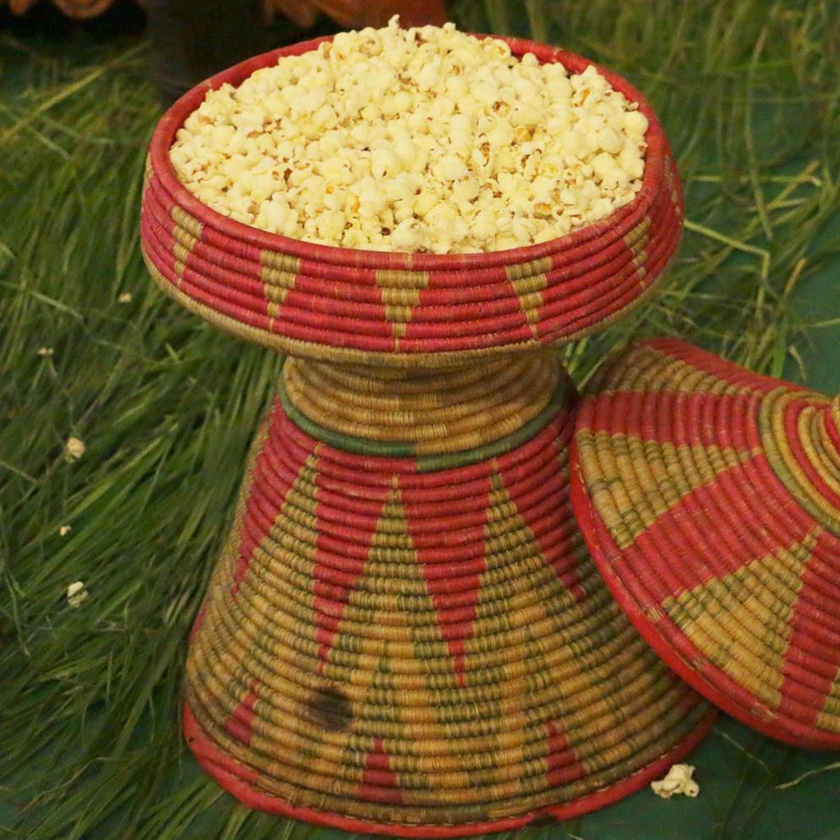
#> input picture palomas.png, 840 x 840 px, shrunk from 1000 x 1000 before the run
$ jupyter execute --allow-errors simplified_v0.ipynb   (shell and % lines are left out)   (Python 2 division)
#> lines starting #> are read from the running program, lines starting #| are printed output that depends on the picture; after the words box and inside, x2 and y2 are one past the last pixel; in counts of white or black regions, pixels touching at a corner belong together
## Very Basic Interferometer Simulator

Freely adapted from pynterferometer http://www.jb.man.ac.uk/pynterferometer/download.html

[cell 1]
import matplotlib.image as mpimg
import numpy as np
import matplotlib.cm as cm
import matplotlib.pyplot as plt

[cell 2]
filenamein="palomas.png"
freq=1e10               # Frequency
wavel=3e8/freq          # Wavelength


BALLS = 50 # number of antennae


if BALLS==1:
    BALLS=2
    print("You have 2 antennae now")

[cell 3]
in_img=mpimg.imread(filenamein) #image
#> in_img is the input picture: shape (840, 840, 3) float32; mean R, G, B 0.463, 0.342, 0.173
in_img=in_img[:,:,0] #select a single colour plane from a RBG image
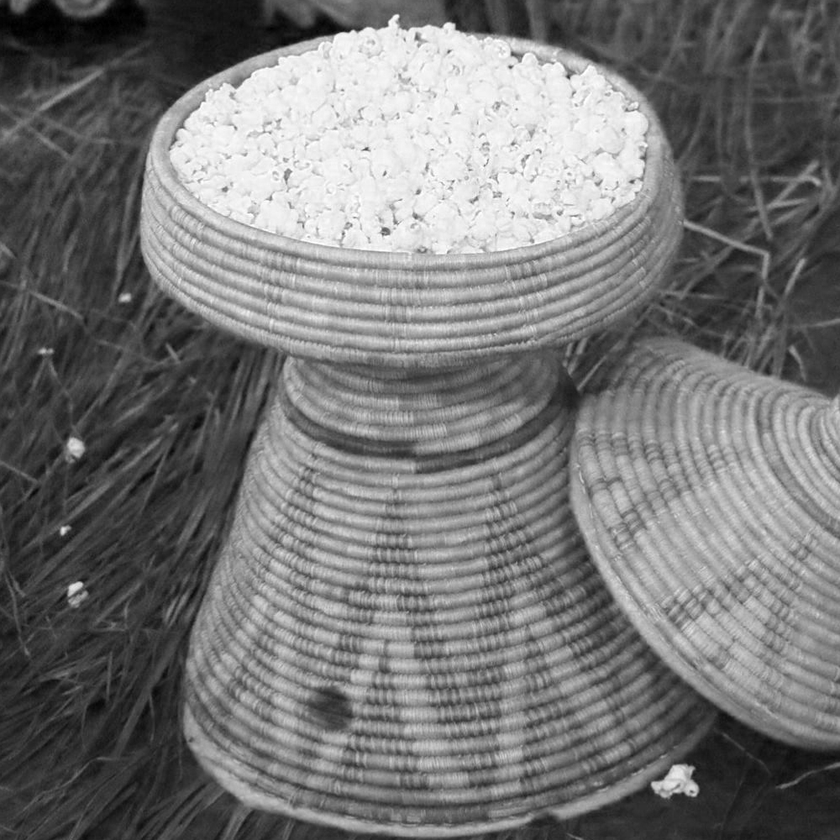
#> in_img: shape (840, 840) float32; min 0, max 1, mean 0.463
img_siz=in_img.shape #input image dimensions
#> img_siz = (840, 840)
WIDTH, HEIGHT=in_img.shape
#> WIDTH = 840; HEIGHT = 840
print WIDTH, HEIGHT
#| 840 840
plt.imshow(in_img);

[cell 4]
almal_x=[  5.37451571e-01,   5.85665088e-01,   5.10331468e-01,   4.71301478e-01,
   5.79351413e-01,   5.85378103e-01,   4.60539532e-01,   6.41196728e-01,
   4.89883771e-01,   5.42545559e-01,   6.35241785e-01,   4.30477830e-01,
   6.49591046e-01,   5.21236906e-01,   4.67498924e-01,   5.42473813e-01,
   5.80212369e-01,   5.10546707e-01,   7.17247812e-01,   4.68869278e-01,
   3.33405080e-01,   7.67097144e-01,   6.71990243e-01,   3.54763955e-01,
   8.33003300e-01,   8.17692639e-01,   2.09212226e-01,   8.00107619e-01,
   8.20261157e-01,   8.25599082e-01,   7.99655618e-01,   8.36131439e-01,
   9.00000000e-01,   8.05997991e-01,   9.29939733e-01,   4.33053523e-01,
   4.14542976e-01,   2.38699957e-01,   7.21337351e-01,   8.64930406e-01,
   9.34926101e-01,   8.50631367e-01,   8.47610850e-02,   7.88556464e-01,
   9.05294877e-01,   1.04749605e-01,   8.30750466e-01,   1.00000000e+00,
   7.17463000e-05,   9.46039604e-01][:BALLS]
almal_y=[  3.46786220e-01,   4.03165015e-01,   3.96935661e-01,   4.30033034e-01,
   3.05257197e-01,   4.69170993e-01,   3.39361334e-01,   3.60251691e-01,
   4.63193330e-01,   2.84681454e-01,   4.60613497e-01,   3.78121756e-01,
   3.09284254e-01,   5.12587699e-01,   3.12493314e-01,   3.49114362e-01,
   4.05493157e-01,   4.02158251e-01,   5.22214881e-01,   6.07028473e-01,
   5.14475381e-01,   5.49548529e-01,   2.14661004e-01,   5.16759478e-01,
   2.61249017e-01,   5.25046406e-01,   5.02834670e-01,   6.29228000e-05,
   7.18754129e-01,   5.51838918e-01,   2.49690105e-01,   5.85955639e-01,
   2.60154161e-01,   5.47698600e-01,   9.01720938e-01,   6.35840805e-01,
   6.43920088e-01,   5.07365109e-01,   1.13474910e-01,   6.04970898e-01,
   4.29322010e-02,   6.24338524e-01,   5.01129464e-01,   4.94069530e-02,
   7.89592575e-01,   4.61997798e-01,   6.77401290e-01,   2.09721570e-02,
   4.20342929e-01,   1.00000000e+00][:BALLS]

almal_lx=np.zeros((len(almal_x),len(almal_x)))
almal_ly=np.zeros((len(almal_y),len(almal_x)))

for i in range(len(almal_x)):
    for j in range(len(almal_y)):
        almal_lx[i,j]=(almal_x[i]-almal_x[j])
        almal_ly[i,j]=(almal_y[i]-almal_y[j])


bl_scaled=(np.sqrt(almal_lx**2+almal_ly**2)).max() # scale to max baseline whatever it is


x=np.array(almal_x)/bl_scaled
y=np.array(almal_y)/bl_scaled


N=len(x)*(len(x)-1)                     #number of baselines

lx=np.zeros((len(x),len(x)))
ly=np.zeros((len(y),len(x)))

for i in range(len(x)):
    for j in range(len(y)):
        lx[i,j]=(x[i]-x[j])
        ly[i,j]=(y[i]-y[j])
plt.figure(figsize=(5,5))
plt.scatter(x,y)
plt.axis("equal");

[cell 5]
# revisar mínimo uv para cuadrar filtro

[cell 6]
u=(np.ceil(ly/wavel))                    # u values
v=(np.ceil((-1.*lx)/wavel))      # v values

re_u=np.reshape(u,(len(x)**2),order='F') #reshape u into linear form
re_v=np.reshape(v,(len(y)**2),order='F') #reshape v into linear form
offset=np.max([re_u.max(),re_v.max()])
scfac=(WIDTH-1)/(2*offset) # take one pixel off
#> scfac = 13.53
ore_u=(re_u+offset)*scfac
ore_v=(re_v+offset)*scfac

fig_uv = plt.figure(8,figsize=[4,4])
fig_uv.clear()
ax_uv = fig_uv.add_subplot(111)
ax_uv.plot(ore_u,ore_v,'.',color='orange')#plot uv coverage
ax_uv.tick_params(axis='both',labelsize='10')
ax_uv.set_xlabel('u [k$\lambda$]',size='10')
ax_uv.set_ylabel('v [k$\lambda$]',size='10')
fig_uv.savefig('uvplot.png', dpi=150, facecolor='w', edgecolor='w',
    orientation='portrait', papertype=None, format=None,
    transparent=False,bbox_inches='tight',pad_inches=0.05)

[cell 7]
obs_uv_matrix=np.zeros(img_siz)          #create an empty matrix same size as in image for multiplying with fft of true sky image

for k in range(len(re_u)):
    int_u=int((re_u)[k])
    int_v=int((re_v)[k])
    obs_uv_matrix[int_u,int_v]=1.0

obs_uv_matrix[0,0]=0.0

[cell 8]
plt.imshow(obs_uv_matrix)

[cell 9]
#---3 Do the maths ---#
#--Section 7 chapter 2 Synthesis imaging--#
fft_img=np.fft.fft2(in_img)              #This is the complex visibility from a complete and ideal array from u,v =0,0 outward.
observed=fft_img*obs_uv_matrix          #Observed complex visibility. Combines ideal visibility with the observed uv points, removing those not seen by the selected array configuration.
ifft_img=np.fft.ifft2(observed)          #inverse FFTs the observed visibility
real_ifft_img=ifft_img.real              #Takes real part only for plotting
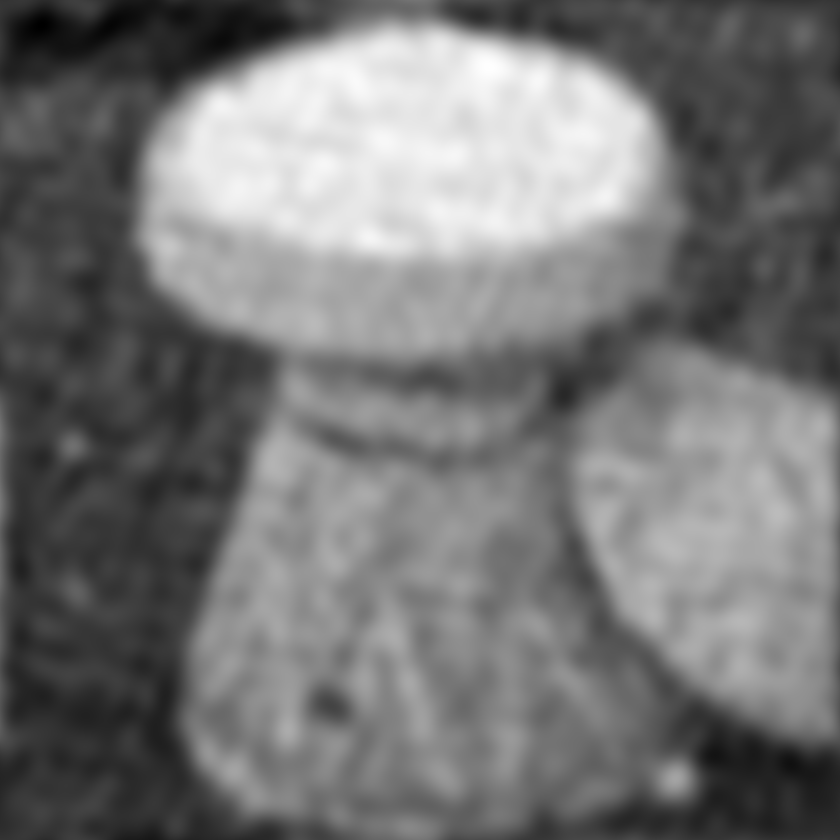
#> real_ifft_img: shape (840, 840) float64; min -0.466, max 0.541, mean -8.86e-18; drawn with min black and max white

fig_obs = plt.figure(4, figsize=[4,4]) #Horrific aspect ratio hack... sorry!
fig_obs.clear()
fig_obs.subplots_adjust(left=0, right=1, top=1, bottom=0)
ax_obs=fig_obs.add_subplot(111)
ax_obs.imshow(real_ifft_img)                #Show observed version of input image.
ax_obs.get_xaxis().set_visible(False)
ax_obs.get_yaxis().set_visible(False)
fig_obs.savefig('output.png', dpi=150, facecolor='w', edgecolor='w',
            orientation='portrait', papertype=None, format=None,
            transparent=False, bbox_inches=None, pad_inches=None)

[cell 10]
f = np.fft.fft2(in_img)
fshift = np.fft.fftshift(f)
magnitude_spectrum_1= 20*np.log(np.abs(fshift))
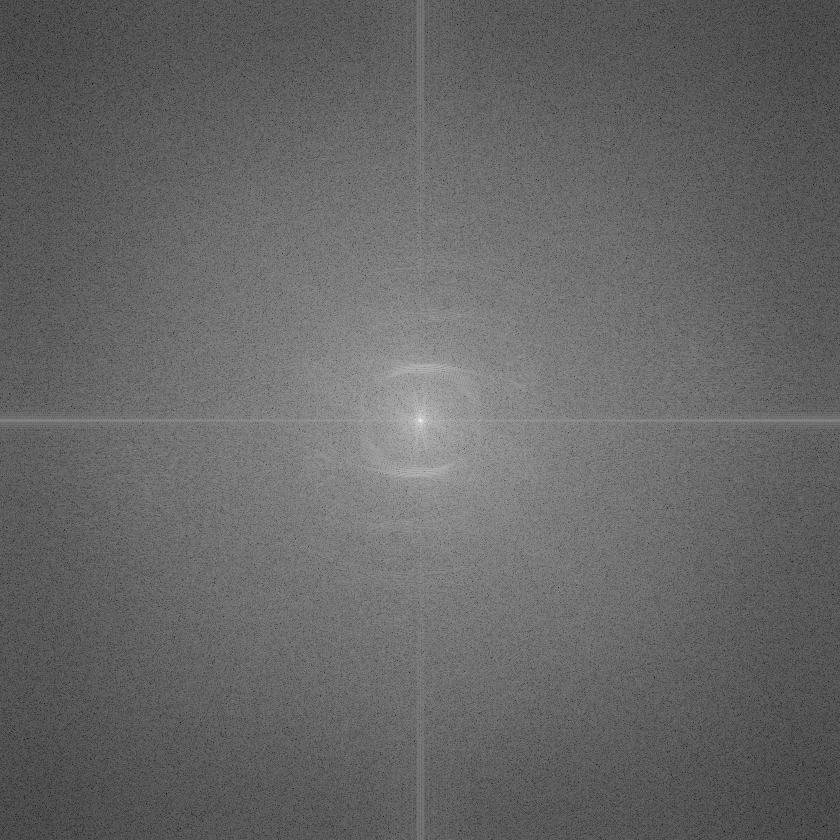
#> magnitude_spectrum_1: shape (840, 840) float64; min -101.3, max 253.9, mean 42.4; drawn with min black and max white
magnitude_spectrum_2= 20*np.log(np.abs(fshift))
plt.imshow(magnitude_spectrum_1);

[cell 11]
magnitude_spectrum_1.shape
#> Out = (840, 840)

[cell 12]
X, Y = np.ogrid[:WIDTH, :HEIGHT]
#> X = 840 values from 0 to 839
n=25
mask_1 = (X - n)**2 + (Y - n)**2 <= n**2

[cell 13]
magnitude_spectrum_1=magnitude_spectrum_1*mask_1*10000

[cell 14]
plt.imshow(magnitude_spectrum_1)

[cell 15]
mask_1

[cell 16]
WIDTH, HEIGHT=in_img.shape
X, Y = np.ogrid[:WIDTH, :HEIGHT]
n=25
mask_1 = (X - n)**2 + (Y - n)**2 <= n**2
magnitude_spectrum_1[mask_1] = 10000
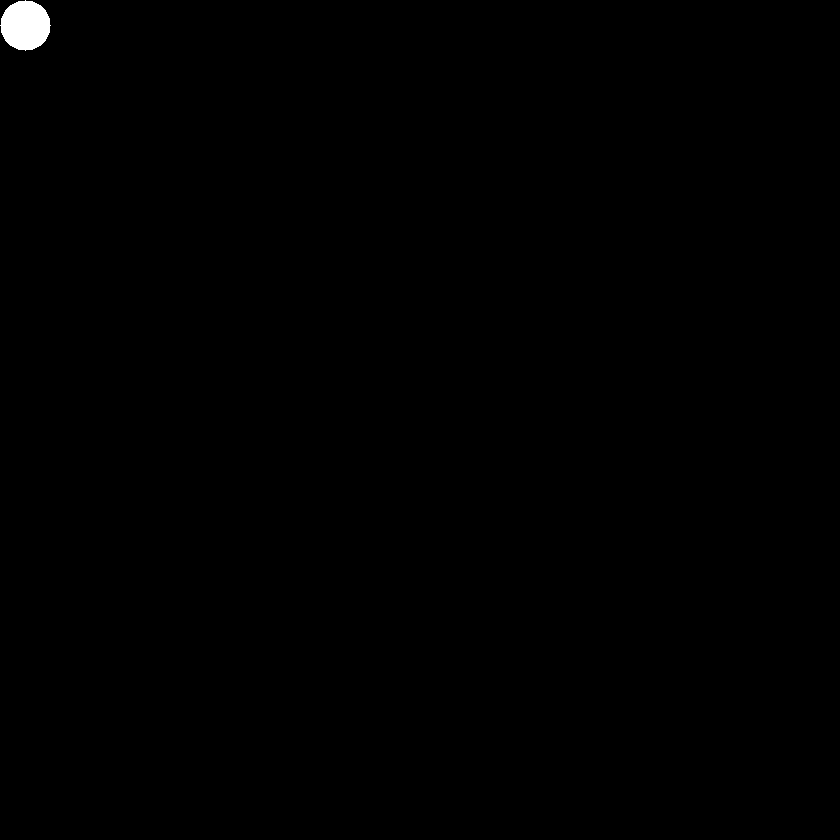
#> magnitude_spectrum_1: shape (840, 840) float64; values 0 (black) and 10000 (white), 0.28% white; 1 white region, box (x1, y1, x2, y2) and area: (0, 0, 51, 51) 1961
magnitude_spectrum_2[mask_1] = -10000
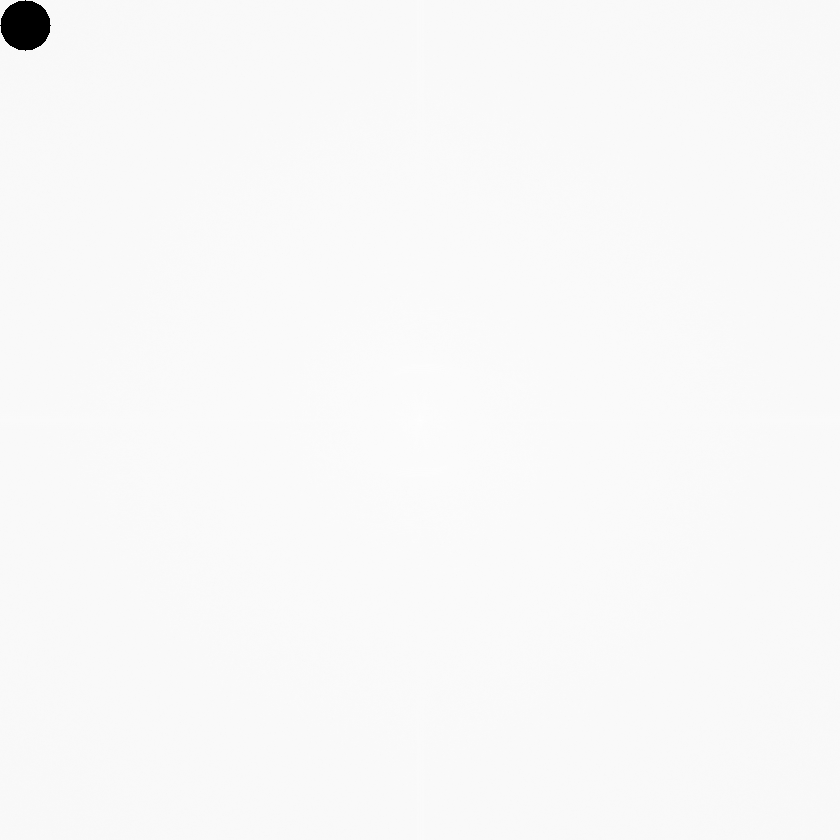
#> magnitude_spectrum_2: shape (840, 840) float64; 0.28% of pixels changed, all inside (x1, y1, x2, y2) = (0, 0, 51, 51); drawn with min black and max white
plt.imshow(mask_1);

[cell 17]
magnitude_spectrum_1[mask_1]
#> Out = 1961 values from 10000 to 10000

[cell 18]
mask_1.shape
#> Out = (840, 840)

[cell 19]
from scipy import fftpack

[cell 20]
t = np.linspace(-10, 10, 20)
bump = np.exp(-0.05*t**2)
bump = bump / np.trapz(bump) # normalize the integral to 1
kernel = bump[:, np.newaxis] * bump[np.newaxis, :]
kernel_ft = fftpack.fft2(kernel, shape=(1000,1000), axes=(0, 1))
plt.imshow(kernel)
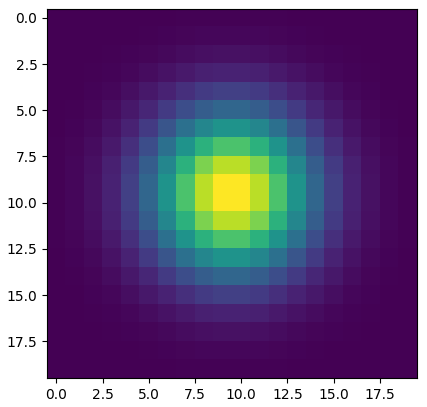
#> figure drawn by matplotlib, 1 panel

[cell 21]
plt.imshow(kernel_ft.real)
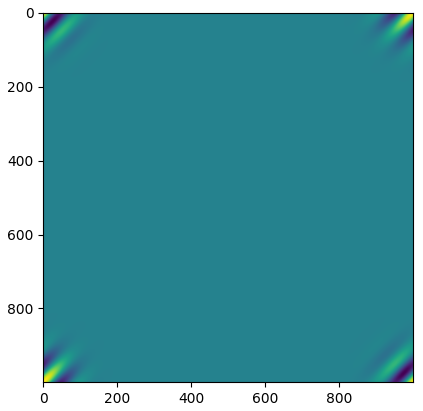
#> figure drawn by matplotlib, 1 panel

#> (a cell that did not finish here is left out)

[cell 23]
t = np.linspace(-500, 500, 1000)
bump = np.exp(-0.0005*t**2)
bump = bump / np.trapz(bump) # normalize the integral to 1
kernel = bump[:, np.newaxis] * bump[np.newaxis, :]
plt.imshow(np.fft.ifftshift(kernel))
plt.imshow(kernel)
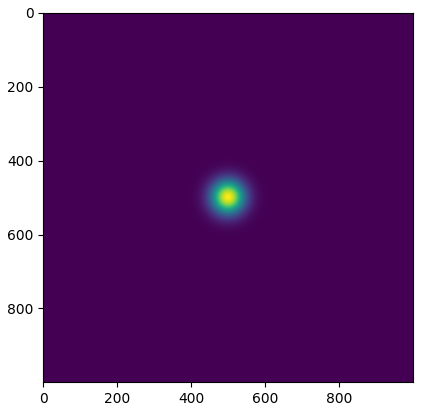
#> figure drawn by matplotlib, 1 panel

#> (a cell that did not finish here is left out)

#> (a cell that did not finish here is left out)

[cell 26]
plt.figure(figsize=(10,10))
plt.imshow(np.fft.ifftshift(obs_uv_matrix))
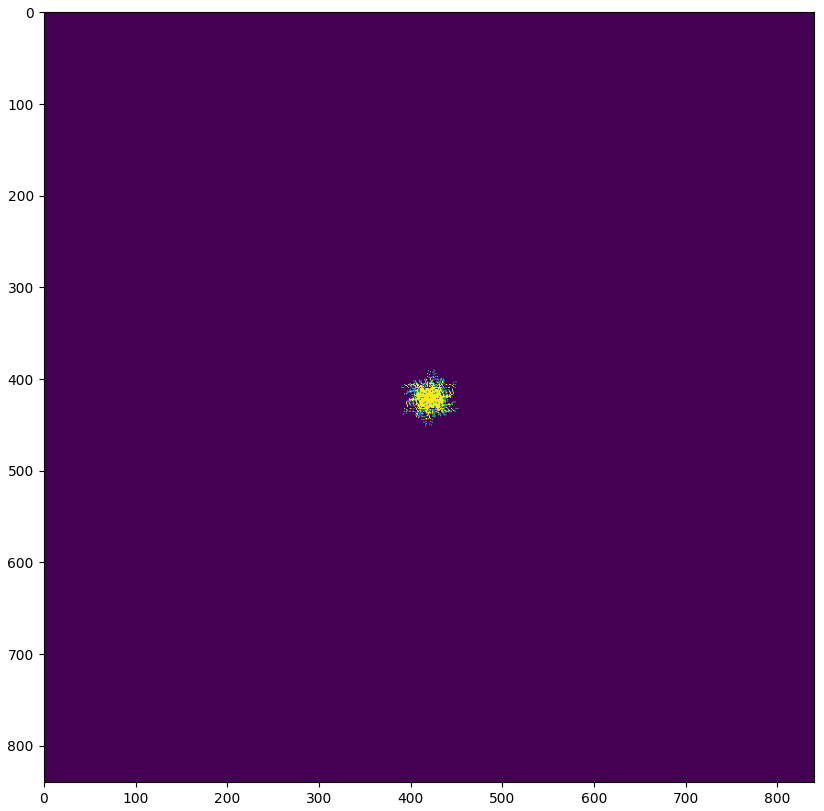
#> figure drawn by matplotlib, 1 panel

$ run again, with Dog.png copied over palomas.png
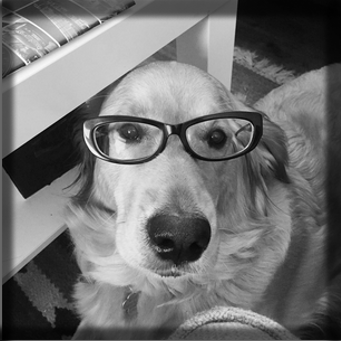
#> input picture Dog.png, 341 x 341 px
#> in_img is the input picture: shape (341, 341, 4) float32; mean R, G, B, A 0.445, 0.445, 0.445, 1
#> in_img: shape (341, 341) float32
#| 341 341
#> `magnitude_spectrum_1[mask_1] = 10000`:
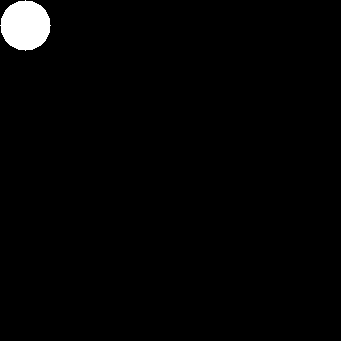
#> magnitude_spectrum_1: shape (341, 341) float64; values 0 (black) and 10000 (white), 1.7% white; 1 white region, box (x1, y1, x2, y2) and area: (0, 0, 51, 51) 1961
#> magnitude_spectrum_2: shape (341, 341) float64; min -10000, max 217.1, mean -134.2
#> `magnitude_spectrum_1[mask_1]`: Out = 1961 values from 10000 to 10000
#> `[cell 26] plt.figure(figsize=(10,10)) plt.imshow(np.fft.ifftshift(obs_..`:
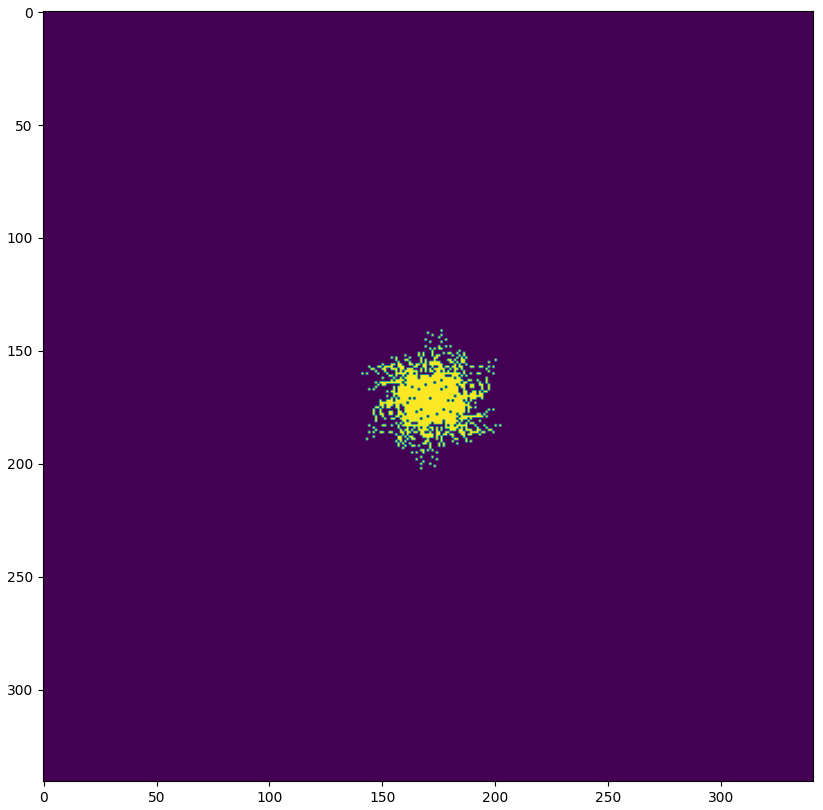
#> figure drawn by matplotlib, 1 panel
